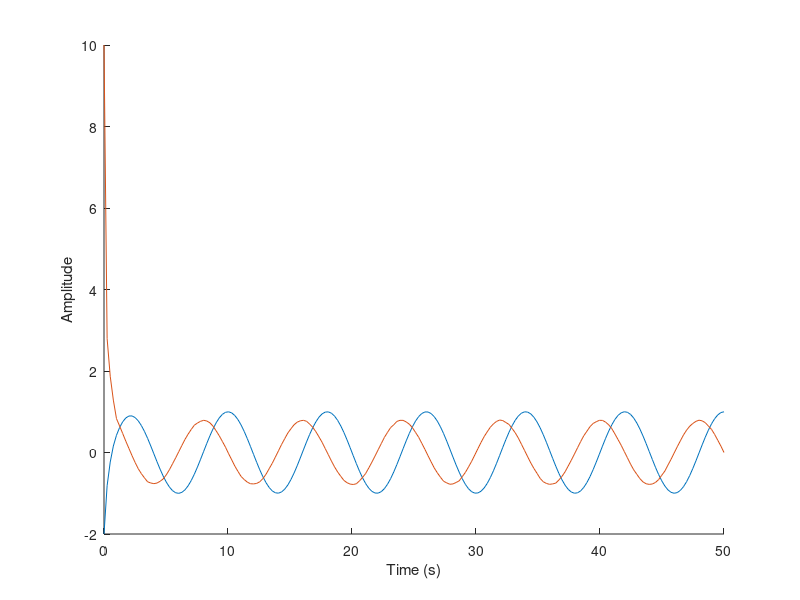

This chart was generated by the following MATLAB code: (Note: this script raises an error after producing the figure.)
function ejercicio_3()
to=0; % start time
tf=50; % end time
t=linspace(to,tf,200);
xo(1)=-2; % initial condition
xo(2)=10;
global fileID
fileID = fopen('datos3.txt','w');
options1=odeset('RelTol',0.01);
[t,x] = ode23(@(t,x)nonlinear(t,x),t,xo,options1);
fclose(fileID);
xlabel('Time (s)')
ylabel('Amplitude')
hold on
plot(t,x(:,1))
plot(t,x(:,2))
plot(t,u,'y')
legend('x1','x2', 'u');
grid
function [xdot] = nonlinear(t,x)
global fileID
a=2+1*rand;
%a=2.5;
%b=2;
b=0+4*rand;
eta=1;
w=0.25*pi;
xd=sin(w*t);
xd1=cos(w*t)*w;
xd2=-sin(w*t)*w^2;
lamda=1;
F=0.5*abs(x(1))*x(2)^2+2*x(1)^3*cos(2*x(1));
k=F+eta;
s=x(2)-xd1+lamda*(x(1)-xd);%Superficie deslizante 
u=2.5*abs(x(1))*x(2)^2+2*x(1)^3*cos(2*x(1))+xd2-lamda*(x(2)-xd1)-k*sign(s);
xdot=[x(2);-a*abs(x(1))*x(2)^2-b*x(1)^3*cos(2*x(1))+u];
fprintf(fileID,'%10.6f %10.6f %10.6f %10.6f %10.6f \n',t,u,x(1),x(2),xd);